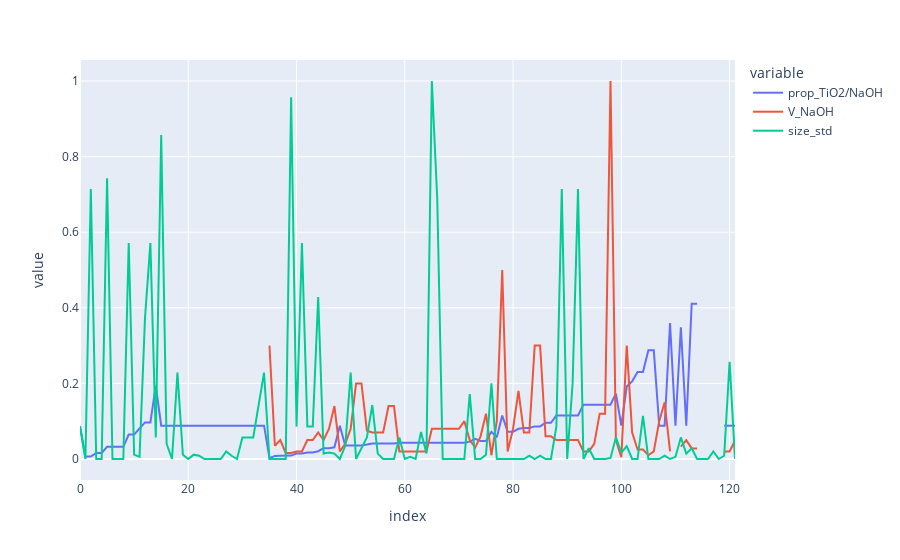

The notebook cell this image was saved under:
### Code cell
import plotly.express as px

fig = px.line(df, x=df.index, y=['prop_TiO2/NaOH','V_NaOH','size_std'])
fig.show()
